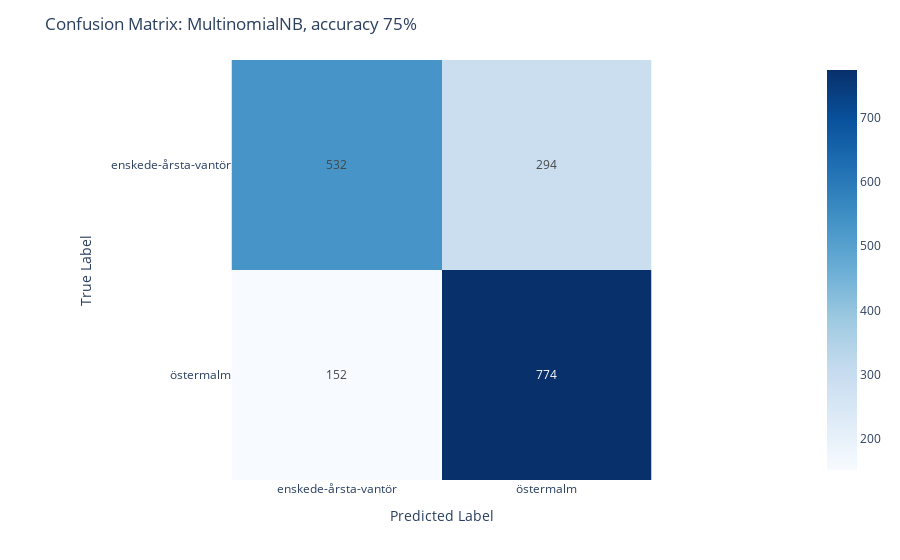

The notebook cell this image was saved under:
### Code cell
labels = ['enskede-årsta-vantör', 'östermalm']
classifier_model(df, labels, MultinomialNB(), '2n')
evaluate_model(df, labels, 'model_MultinomialNB()_2n', 'MultinomialNB, accuracy 75%')

### Figure 1 — Plotly figure (JSON) as saved in the notebook; plotly's stock layout.template omitted (floating-point values rounded to 4 significant figures)
{"data": [{"coloraxis": "coloraxis", "hovertemplate": "x: %{x}<br>y: %{y}<br>color: %{z}<extra></extra>", "name": "0", "texttemplate": "%{z}", "type": "heatmap", "x": ["enskede-årsta-vantör", "östermalm"], "xaxis": "x", "y": ["enskede-årsta-vantör", "östermalm"], "yaxis": "y", "z": [[532, 294], [152, 774]]}], "layout": {"coloraxis": {"colorscale": [[0, "rgb(247,251,255)"], [0.125, "rgb(222,235,247)"], [0.25, "rgb(198,219,239)"], [0.375, "rgb(158,202,225)"], [0.5, "rgb(107,174,214)"], [0.625, "rgb(66,146,198)"], [0.75, "rgb(33,113,181)"], [0.875, "rgb(8,81,156)"], [1, "rgb(8,48,107)"]]}, "margin": {"t": 60}, "title": {"text": "Confusion Matrix: MultinomialNB, accuracy 75%"}, "xaxis": {"anchor": "y", "constrain": "domain", "domain": [0, 1], "scaleanchor": "y", "title": {"text": "Predicted Label"}}, "yaxis": {"anchor": "x", "autorange": "reversed", "constrain": "domain", "domain": [0, 1], "title": {"text": "True Label"}}}}
